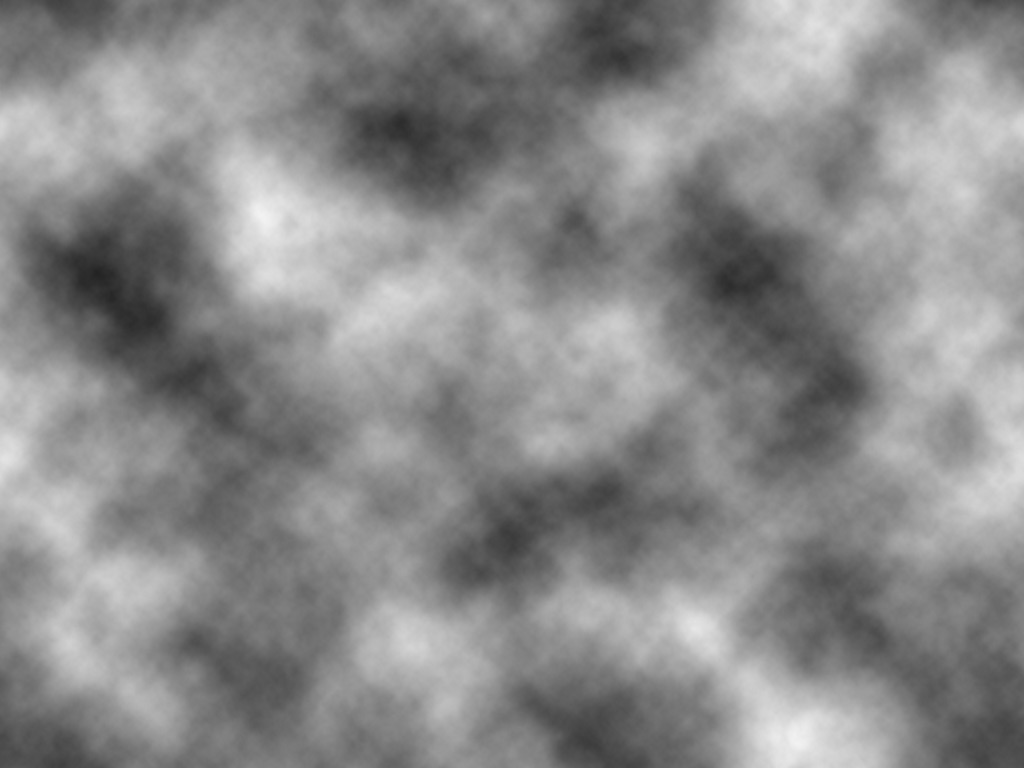
#> input picture clouds.jpg, 1024 x 768 px
$ jupyter execute topo.ipynb
#> lines starting #> are read from the running program, lines starting #| are printed output that depends on the picture
[cell 1]
import numpy as np
import sys
# I needed this for OpenCV to load, you may not
sys.path.append('/usr/local/lib/python2.7/site-packages/')
import cv2

[cell 2]
# Load an image
img = cv2.imread('clouds.jpg')
#> img is the input picture: shape (768, 1024, 3); min 35, max 243, mean 137.9

[cell 3]
# Show it, confirm we're good
cv2.imshow('image', img)
cv2.waitKey(0)
cv2.destroyAllWindows()

[cell 4]
# Set it to gray scale, show it to see
grayed = cv2.cvtColor(img, cv2.COLOR_BGR2GRAY)
cv2.imshow('grayed', grayed)
cv2.waitKey(0)
cv2.destroyAllWindows()

[cell 5]
# Apply a Gaussian Blur, again show it to see
# You can skip this step to get much more jagged lines if you want
blurred = cv2.GaussianBlur(grayed, (51,51), 0)
cv2.imshow('blurred', blurred)
cv2.waitKey(0)
cv2.destroyAllWindows()

[cell 6]
# Function to posterize the image
# Takes an image, and number of color levels to use
def posterize(image, level):
#> called with level = 6
    indices = np.arange(0,256)
    divider = np.linspace(0,255,level+1)[1]
    quantiz = np.int0(np.linspace(0,255,level))
    color_levels = np.clip(np.int0(indices/divider),0,level-1)
    palette = quantiz[color_levels]
    img2 = palette[image]
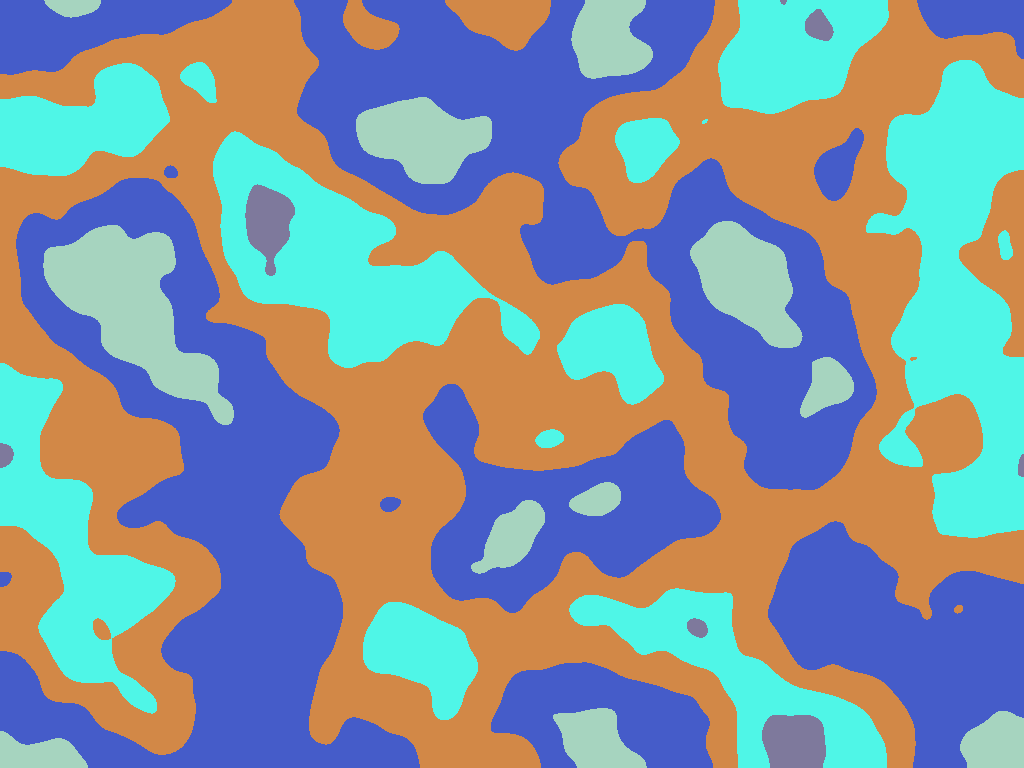
#> img2: shape (768, 1024) int64; 5 distinct labels, from 51 to 255; one colour per label, 0 black
    img2 = cv2.convertScaleAbs(img2)
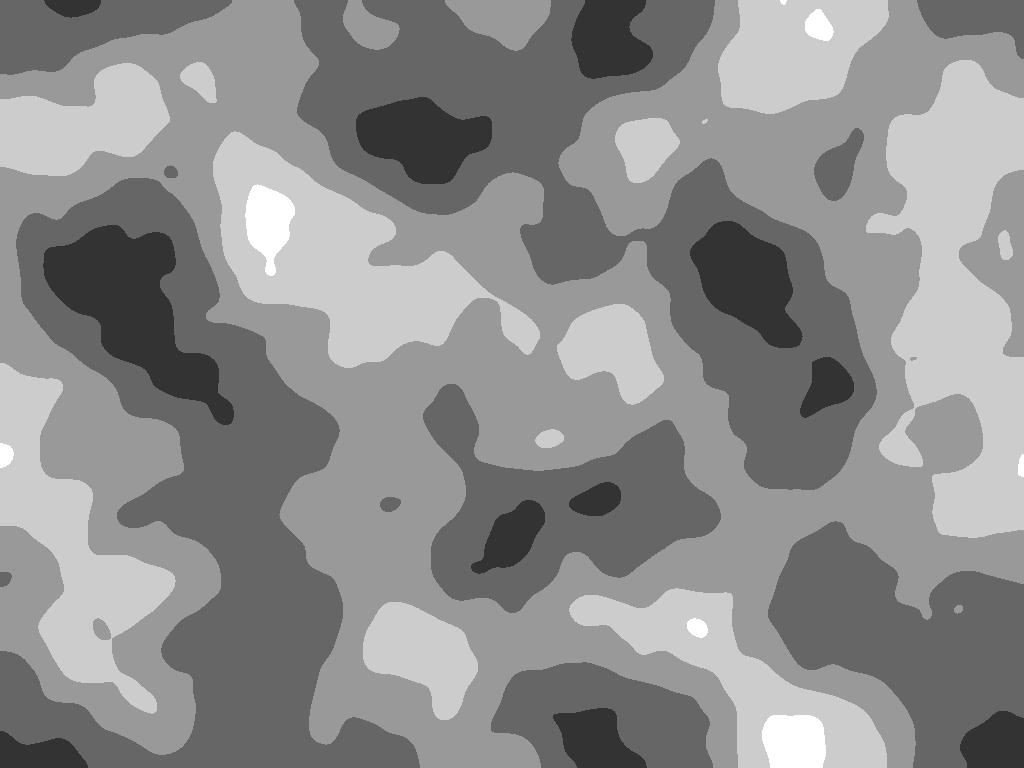
#> img2: shape (768, 1024); min 51, max 255, mean 140.2
    return img2

[cell 7]
# Run the posterize function (I have found 6 levels works well) and check the output
poster = posterize(blurred,6)
cv2.imshow('poster', poster)
cv2.waitKey(0)
cv2.destroyAllWindows()

[cell 8]
# Function for automatic tuning of Canny edge detection
def auto_canny(image, sigma=0.33):
    v = np.median(image)
    lower = int(max(0, (1.0-sigma)*v))
    upper = int(min(255, (1.0+sigma)*v))
    edged = cv2.Canny(image,lower,upper)
    return edged

[cell 9]
# Run Canny Edge detection with two parameters and OpenCV's Canny function
# Also run a version with the auto_canny function
wide = cv2.Canny(poster,10,200)
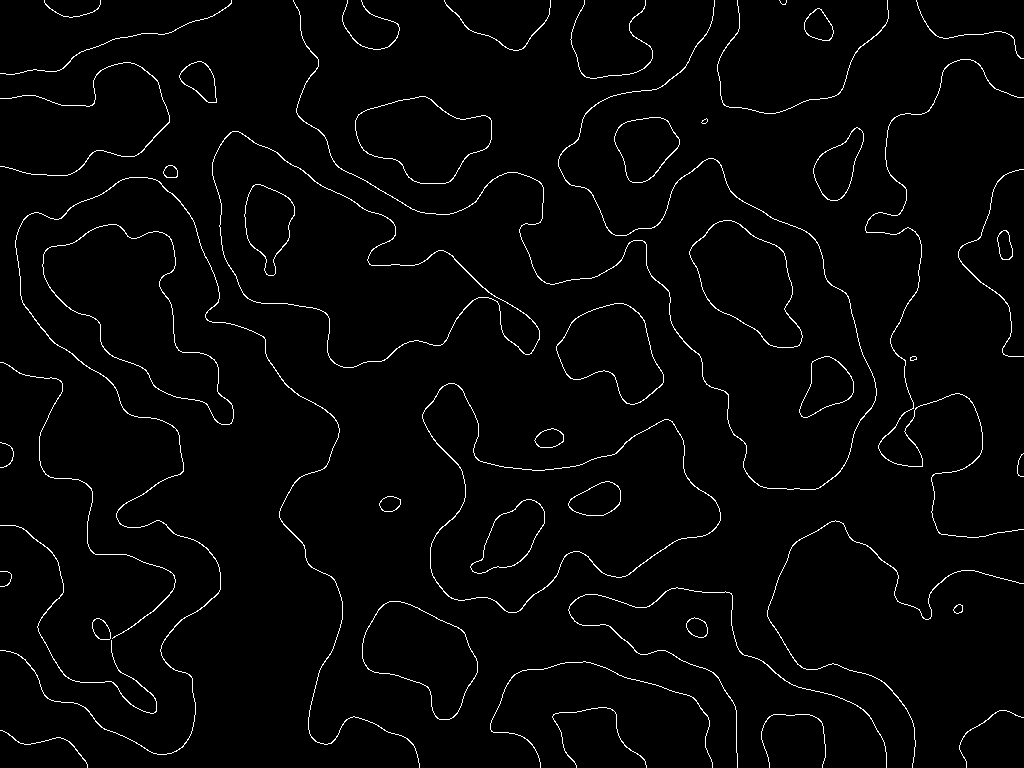
#> wide: shape (768, 1024); 2.2% white in thin lines or dots
tight = cv2.Canny(poster,255,250)
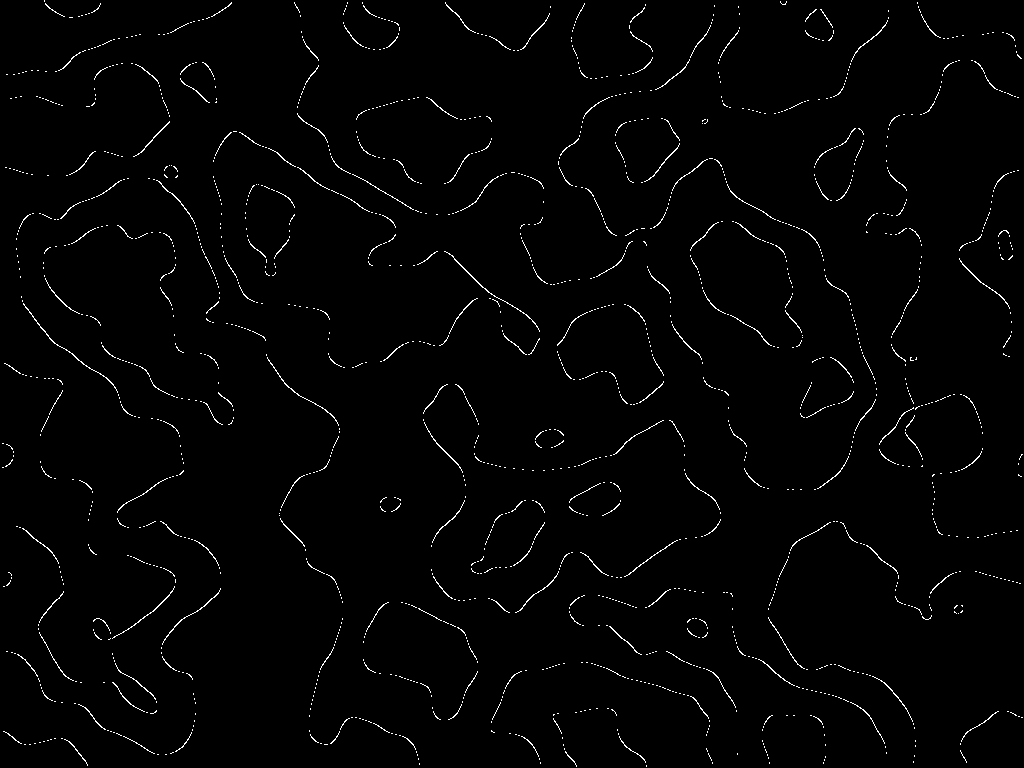
#> tight: shape (768, 1024); 1.5% white in thin lines or dots
auto = auto_canny(poster)
#> in auto_canny, `v = np.median(image)`: v = 153
#> in auto_canny, `lower = int(max(0, (1.0-sigma)*v))`: lower = 102
#> in auto_canny, `upper = int(min(255, (1.0+sigma)*v))`: upper = 203

[cell 10]
# Check the output, a nice topographic pattern
cv2.imshow("Auto",auto)
cv2.waitKey(0)
cv2.destroyAllWindows()

[cell 11]
# Optional function to invert the colors
def invert(cvimage, filename):
    cvimage = abs(255-cvimage)
    cv2.imwrite(filename,cvimage)

[cell 12]
# Save it with black background
cv2.imwrite("topo_image.png", auto)
#> Out = True

[cell 13]
# Or, invert it and save
invert(auto,"topo_image_inverted.png")
#> in invert, `cvimage = abs(255-cvimage)`: cvimage: shape (768, 1024); 97.8% white; black in thin lines or dots
